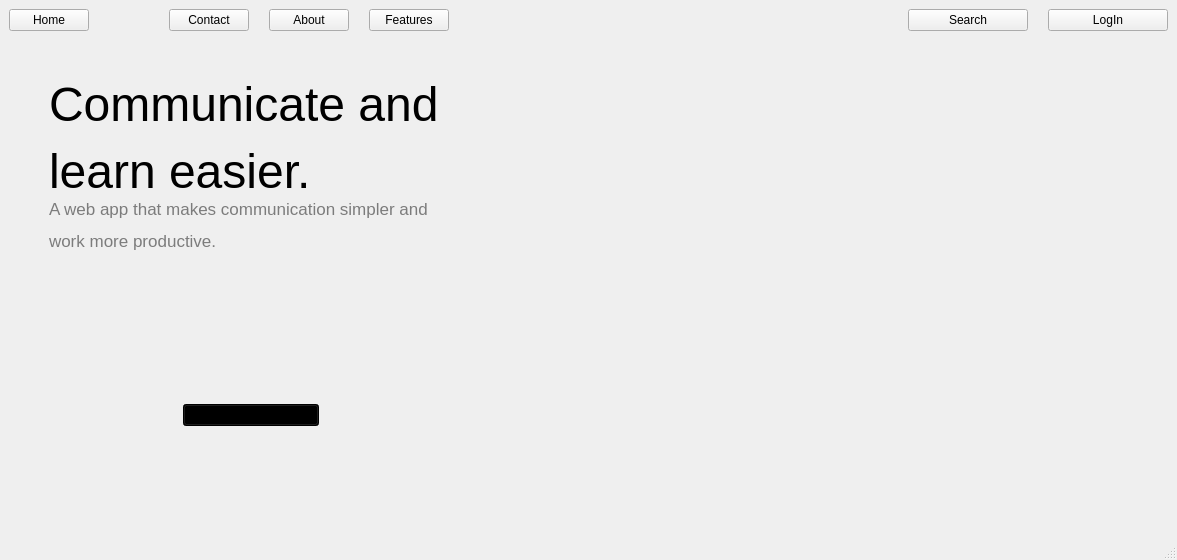
<?xml version="1.0" encoding="UTF-8"?>
<ui version="4.0">
 <class>MainWindow</class>
 <widget class="QMainWindow" name="MainWindow">
  <property name="enabled">
   <bool>true</bool>
  </property>
  <property name="geometry">
   <rect>
    <x>0</x>
    <y>0</y>
    <width>1177</width>
    <height>560</height>
   </rect>
  </property>
  <property name="windowTitle">
   <string>MainWindow</string>
  </property>
  <property name="tabShape">
   <enum>QTabWidget::Rounded</enum>
  </property>
  <widget class="QWidget" name="centralwidget">
   <property name="sizePolicy">
    <sizepolicy hsizetype="Fixed" vsizetype="Preferred">
     <horstretch>0</horstretch>
     <verstretch>0</verstretch>
    </sizepolicy>
   </property>
   <layout class="QVBoxLayout" name="verticalLayout">
    <item>
     <layout class="QHBoxLayout" name="horizontalLayout_3" stretch="0,0,15,5">
      <property name="spacing">
       <number>0</number>
      </property>
      <property name="rightMargin">
       <number>0</number>
      </property>
      <item>
       <widget class="QPushButton" name="button_home">
        <property name="text">
         <string>Home</string>
        </property>
       </widget>
      </item>
      <item>
       <spacer name="horizontalSpacer_7">
        <property name="orientation">
         <enum>Qt::Horizontal</enum>
        </property>
        <property name="sizeType">
         <enum>QSizePolicy::Fixed</enum>
        </property>
        <property name="sizeHint" stdset="0">
         <size>
          <width>40</width>
          <height>20</height>
         </size>
        </property>
       </spacer>
      </item>
      <item>
       <layout class="QHBoxLayout" name="horizontalLayout" stretch="0,0,0,0,0">
        <property name="spacing">
         <number>20</number>
        </property>
        <property name="leftMargin">
         <number>0</number>
        </property>
        <property name="rightMargin">
         <number>0</number>
        </property>
        <item>
         <spacer name="horizontalSpacer_8">
          <property name="orientation">
           <enum>Qt::Horizontal</enum>
          </property>
          <property name="sizeType">
           <enum>QSizePolicy::Fixed</enum>
          </property>
          <property name="sizeHint" stdset="0">
           <size>
            <width>40</width>
            <height>20</height>
           </size>
          </property>
         </spacer>
        </item>
        <item>
         <widget class="QPushButton" name="button_contact">
          <property name="sizePolicy">
           <sizepolicy hsizetype="Fixed" vsizetype="Fixed">
            <horstretch>0</horstretch>
            <verstretch>0</verstretch>
           </sizepolicy>
          </property>
          <property name="text">
           <string>Contact</string>
          </property>
         </widget>
        </item>
        <item>
         <widget class="QPushButton" name="button_about">
          <property name="sizePolicy">
           <sizepolicy hsizetype="Fixed" vsizetype="Fixed">
            <horstretch>0</horstretch>
            <verstretch>0</verstretch>
           </sizepolicy>
          </property>
          <property name="text">
           <string>About</string>
          </property>
         </widget>
        </item>
        <item>
         <widget class="QPushButton" name="button_features">
          <property name="sizePolicy">
           <sizepolicy hsizetype="Fixed" vsizetype="Fixed">
            <horstretch>0</horstretch>
            <verstretch>0</verstretch>
           </sizepolicy>
          </property>
          <property name="text">
           <string>Features</string>
          </property>
         </widget>
        </item>
        <item>
         <spacer name="horizontalSpacer_6">
          <property name="orientation">
           <enum>Qt::Horizontal</enum>
          </property>
          <property name="sizeType">
           <enum>QSizePolicy::MinimumExpanding</enum>
          </property>
          <property name="sizeHint" stdset="0">
           <size>
            <width>40</width>
            <height>20</height>
           </size>
          </property>
         </spacer>
        </item>
       </layout>
      </item>
      <item>
       <layout class="QHBoxLayout" name="horizontalLayout_2">
        <property name="spacing">
         <number>20</number>
        </property>
        <item>
         <widget class="QPushButton" name="button_search">
          <property name="text">
           <string>Search</string>
          </property>
         </widget>
        </item>
        <item>
         <widget class="QPushButton" name="button_log_in">
          <property name="text">
           <string>LogIn</string>
          </property>
         </widget>
        </item>
       </layout>
      </item>
     </layout>
    </item>
    <item>
     <layout class="QGridLayout" name="gridLayout" rowstretch="0,0,0,0,0,0">
      <property name="horizontalSpacing">
       <number>20</number>
      </property>
      <property name="verticalSpacing">
       <number>0</number>
      </property>
      <item row="1" column="1" colspan="3">
       <widget class="QLabel" name="label_main_text">
        <property name="sizePolicy">
         <sizepolicy hsizetype="Preferred" vsizetype="Preferred">
          <horstretch>0</horstretch>
          <verstretch>0</verstretch>
         </sizepolicy>
        </property>
        <property name="font">
         <font>
          <pointsize>36</pointsize>
          <weight>50</weight>
          <italic>false</italic>
          <bold>false</bold>
         </font>
        </property>
        <property name="text">
         <string>&lt;html&gt;&lt;head/&gt;&lt;body&gt;&lt;p&gt;Communicate and &lt;/p&gt;&lt;p&gt;learn easier.&lt;/p&gt;&lt;/body&gt;&lt;/html&gt;</string>
        </property>
        <property name="scaledContents">
         <bool>false</bool>
        </property>
        <property name="alignment">
         <set>Qt::AlignLeading|Qt::AlignLeft|Qt::AlignTop</set>
        </property>
       </widget>
      </item>
      <item row="4" column="4">
       <spacer name="horizontalSpacer_4">
        <property name="orientation">
         <enum>Qt::Horizontal</enum>
        </property>
        <property name="sizeHint" stdset="0">
         <size>
          <width>40</width>
          <height>20</height>
         </size>
        </property>
       </spacer>
      </item>
      <item row="2" column="1" colspan="3">
       <widget class="QLabel" name="label_description">
        <property name="palette">
         <palette>
          <active>
           <colorrole role="WindowText">
            <brush brushstyle="SolidPattern">
             <color alpha="255">
              <red>124</red>
              <green>124</green>
              <blue>124</blue>
             </color>
            </brush>
           </colorrole>
           <colorrole role="Text">
            <brush brushstyle="SolidPattern">
             <color alpha="255">
              <red>0</red>
              <green>0</green>
              <blue>0</blue>
             </color>
            </brush>
           </colorrole>
           <colorrole role="PlaceholderText">
            <brush brushstyle="SolidPattern">
             <color alpha="128">
              <red>0</red>
              <green>0</green>
              <blue>0</blue>
             </color>
            </brush>
           </colorrole>
          </active>
          <inactive>
           <colorrole role="WindowText">
            <brush brushstyle="SolidPattern">
             <color alpha="255">
              <red>124</red>
              <green>124</green>
              <blue>124</blue>
             </color>
            </brush>
           </colorrole>
           <colorrole role="Text">
            <brush brushstyle="SolidPattern">
             <color alpha="255">
              <red>0</red>
              <green>0</green>
              <blue>0</blue>
             </color>
            </brush>
           </colorrole>
           <colorrole role="PlaceholderText">
            <brush brushstyle="SolidPattern">
             <color alpha="128">
              <red>0</red>
              <green>0</green>
              <blue>0</blue>
             </color>
            </brush>
           </colorrole>
          </inactive>
          <disabled>
           <colorrole role="WindowText">
            <brush brushstyle="SolidPattern">
             <color alpha="255">
              <red>120</red>
              <green>120</green>
              <blue>120</blue>
             </color>
            </brush>
           </colorrole>
           <colorrole role="Text">
            <brush brushstyle="SolidPattern">
             <color alpha="255">
              <red>120</red>
              <green>120</green>
              <blue>120</blue>
             </color>
            </brush>
           </colorrole>
           <colorrole role="PlaceholderText">
            <brush brushstyle="SolidPattern">
             <color alpha="128">
              <red>0</red>
              <green>0</green>
              <blue>0</blue>
             </color>
            </brush>
           </colorrole>
          </disabled>
         </palette>
        </property>
        <property name="font">
         <font>
          <pointsize>13</pointsize>
         </font>
        </property>
        <property name="text">
         <string>&lt;html&gt;&lt;head/&gt;&lt;body&gt;&lt;p&gt;A web app that makes communication simpler and&lt;/p&gt;&lt;p&gt;work more productive.&lt;/p&gt;&lt;/body&gt;&lt;/html&gt;</string>
        </property>
        <property name="alignment">
         <set>Qt::AlignLeading|Qt::AlignLeft|Qt::AlignTop</set>
        </property>
       </widget>
      </item>
      <item row="4" column="2">
       <widget class="QPushButton" name="button_create_account">
        <property name="sizePolicy">
         <sizepolicy hsizetype="Fixed" vsizetype="Fixed">
          <horstretch>0</horstretch>
          <verstretch>0</verstretch>
         </sizepolicy>
        </property>
        <property name="palette">
         <palette>
          <active>
           <colorrole role="WindowText">
            <brush brushstyle="SolidPattern">
             <color alpha="255">
              <red>0</red>
              <green>0</green>
              <blue>0</blue>
             </color>
            </brush>
           </colorrole>
           <colorrole role="Button">
            <brush brushstyle="SolidPattern">
             <color alpha="255">
              <red>0</red>
              <green>0</green>
              <blue>0</blue>
             </color>
            </brush>
           </colorrole>
           <colorrole role="Light">
            <brush brushstyle="SolidPattern">
             <color alpha="255">
              <red>0</red>
              <green>0</green>
              <blue>0</blue>
             </color>
            </brush>
           </colorrole>
           <colorrole role="Midlight">
            <brush brushstyle="SolidPattern">
             <color alpha="255">
              <red>0</red>
              <green>0</green>
              <blue>0</blue>
             </color>
            </brush>
           </colorrole>
           <colorrole role="Dark">
            <brush brushstyle="SolidPattern">
             <color alpha="255">
              <red>0</red>
              <green>0</green>
              <blue>0</blue>
             </color>
            </brush>
           </colorrole>
           <colorrole role="Mid">
            <brush brushstyle="SolidPattern">
             <color alpha="255">
              <red>0</red>
              <green>0</green>
              <blue>0</blue>
             </color>
            </brush>
           </colorrole>
           <colorrole role="Text">
            <brush brushstyle="SolidPattern">
             <color alpha="255">
              <red>0</red>
              <green>0</green>
              <blue>0</blue>
             </color>
            </brush>
           </colorrole>
           <colorrole role="BrightText">
            <brush brushstyle="SolidPattern">
             <color alpha="255">
              <red>0</red>
              <green>0</green>
              <blue>0</blue>
             </color>
            </brush>
           </colorrole>
           <colorrole role="ButtonText">
            <brush brushstyle="SolidPattern">
             <color alpha="255">
              <red>0</red>
              <green>0</green>
              <blue>0</blue>
             </color>
            </brush>
           </colorrole>
           <colorrole role="Base">
            <brush brushstyle="SolidPattern">
             <color alpha="255">
              <red>0</red>
              <green>0</green>
              <blue>0</blue>
             </color>
            </brush>
           </colorrole>
           <colorrole role="Window">
            <brush brushstyle="SolidPattern">
             <color alpha="255">
              <red>0</red>
              <green>0</green>
              <blue>0</blue>
             </color>
            </brush>
           </colorrole>
           <colorrole role="Shadow">
            <brush brushstyle="SolidPattern">
             <color alpha="255">
              <red>0</red>
              <green>0</green>
              <blue>0</blue>
             </color>
            </brush>
           </colorrole>
           <colorrole role="AlternateBase">
            <brush brushstyle="SolidPattern">
             <color alpha="255">
              <red>0</red>
              <green>0</green>
              <blue>0</blue>
             </color>
            </brush>
           </colorrole>
           <colorrole role="ToolTipBase">
            <brush brushstyle="SolidPattern">
             <color alpha="255">
              <red>255</red>
              <green>255</green>
              <blue>220</blue>
             </color>
            </brush>
           </colorrole>
           <colorrole role="ToolTipText">
            <brush brushstyle="SolidPattern">
             <color alpha="255">
              <red>0</red>
              <green>0</green>
              <blue>0</blue>
             </color>
            </brush>
           </colorrole>
           <colorrole role="PlaceholderText">
            <brush brushstyle="SolidPattern">
             <color alpha="128">
              <red>0</red>
              <green>0</green>
              <blue>0</blue>
             </color>
            </brush>
           </colorrole>
          </active>
          <inactive>
           <colorrole role="WindowText">
            <brush brushstyle="SolidPattern">
             <color alpha="255">
              <red>0</red>
              <green>0</green>
              <blue>0</blue>
             </color>
            </brush>
           </colorrole>
           <colorrole role="Button">
            <brush brushstyle="SolidPattern">
             <color alpha="255">
              <red>0</red>
              <green>0</green>
              <blue>0</blue>
             </color>
            </brush>
           </colorrole>
           <colorrole role="Light">
            <brush brushstyle="SolidPattern">
             <color alpha="255">
              <red>0</red>
              <green>0</green>
              <blue>0</blue>
             </color>
            </brush>
           </colorrole>
           <colorrole role="Midlight">
            <brush brushstyle="SolidPattern">
             <color alpha="255">
              <red>0</red>
              <green>0</green>
              <blue>0</blue>
             </color>
            </brush>
           </colorrole>
           <colorrole role="Dark">
            <brush brushstyle="SolidPattern">
             <color alpha="255">
              <red>0</red>
              <green>0</green>
              <blue>0</blue>
             </color>
            </brush>
           </colorrole>
           <colorrole role="Mid">
            <brush brushstyle="SolidPattern">
             <color alpha="255">
              <red>0</red>
              <green>0</green>
              <blue>0</blue>
             </color>
            </brush>
           </colorrole>
           <colorrole role="Text">
            <brush brushstyle="SolidPattern">
             <color alpha="255">
              <red>0</red>
              <green>0</green>
              <blue>0</blue>
             </color>
            </brush>
           </colorrole>
           <colorrole role="BrightText">
            <brush brushstyle="SolidPattern">
             <color alpha="255">
              <red>0</red>
              <green>0</green>
              <blue>0</blue>
             </color>
            </brush>
           </colorrole>
           <colorrole role="ButtonText">
            <brush brushstyle="SolidPattern">
             <color alpha="255">
              <red>0</red>
              <green>0</green>
              <blue>0</blue>
             </color>
            </brush>
           </colorrole>
           <colorrole role="Base">
            <brush brushstyle="SolidPattern">
             <color alpha="255">
              <red>0</red>
              <green>0</green>
              <blue>0</blue>
             </color>
            </brush>
           </colorrole>
           <colorrole role="Window">
            <brush brushstyle="SolidPattern">
             <color alpha="255">
              <red>0</red>
              <green>0</green>
              <blue>0</blue>
             </color>
            </brush>
           </colorrole>
           <colorrole role="Shadow">
            <brush brushstyle="SolidPattern">
             <color alpha="255">
              <red>0</red>
              <green>0</green>
              <blue>0</blue>
             </color>
            </brush>
           </colorrole>
           <colorrole role="AlternateBase">
            <brush brushstyle="SolidPattern">
             <color alpha="255">
              <red>0</red>
              <green>0</green>
              <blue>0</blue>
             </color>
            </brush>
           </colorrole>
           <colorrole role="ToolTipBase">
            <brush brushstyle="SolidPattern">
             <color alpha="255">
              <red>255</red>
              <green>255</green>
              <blue>220</blue>
             </color>
            </brush>
           </colorrole>
           <colorrole role="ToolTipText">
            <brush brushstyle="SolidPattern">
             <color alpha="255">
              <red>0</red>
              <green>0</green>
              <blue>0</blue>
             </color>
            </brush>
           </colorrole>
           <colorrole role="PlaceholderText">
            <brush brushstyle="SolidPattern">
             <color alpha="128">
              <red>0</red>
              <green>0</green>
              <blue>0</blue>
             </color>
            </brush>
           </colorrole>
          </inactive>
          <disabled>
           <colorrole role="WindowText">
            <brush brushstyle="SolidPattern">
             <color alpha="255">
              <red>0</red>
              <green>0</green>
              <blue>0</blue>
             </color>
            </brush>
           </colorrole>
           <colorrole role="Button">
            <brush brushstyle="SolidPattern">
             <color alpha="255">
              <red>0</red>
              <green>0</green>
              <blue>0</blue>
             </color>
            </brush>
           </colorrole>
           <colorrole role="Light">
            <brush brushstyle="SolidPattern">
             <color alpha="255">
              <red>0</red>
              <green>0</green>
              <blue>0</blue>
             </color>
            </brush>
           </colorrole>
           <colorrole role="Midlight">
            <brush brushstyle="SolidPattern">
             <color alpha="255">
              <red>0</red>
              <green>0</green>
              <blue>0</blue>
             </color>
            </brush>
           </colorrole>
           <colorrole role="Dark">
            <brush brushstyle="SolidPattern">
             <color alpha="255">
              <red>0</red>
              <green>0</green>
              <blue>0</blue>
             </color>
            </brush>
           </colorrole>
           <colorrole role="Mid">
            <brush brushstyle="SolidPattern">
             <color alpha="255">
              <red>0</red>
              <green>0</green>
              <blue>0</blue>
             </color>
            </brush>
           </colorrole>
           <colorrole role="Text">
            <brush brushstyle="SolidPattern">
             <color alpha="255">
              <red>0</red>
              <green>0</green>
              <blue>0</blue>
             </color>
            </brush>
           </colorrole>
           <colorrole role="BrightText">
            <brush brushstyle="SolidPattern">
             <color alpha="255">
              <red>0</red>
              <green>0</green>
              <blue>0</blue>
             </color>
            </brush>
           </colorrole>
           <colorrole role="ButtonText">
            <brush brushstyle="SolidPattern">
             <color alpha="255">
              <red>0</red>
              <green>0</green>
              <blue>0</blue>
             </color>
            </brush>
           </colorrole>
           <colorrole role="Base">
            <brush brushstyle="SolidPattern">
             <color alpha="255">
              <red>0</red>
              <green>0</green>
              <blue>0</blue>
             </color>
            </brush>
           </colorrole>
           <colorrole role="Window">
            <brush brushstyle="SolidPattern">
             <color alpha="255">
              <red>0</red>
              <green>0</green>
              <blue>0</blue>
             </color>
            </brush>
           </colorrole>
           <colorrole role="Shadow">
            <brush brushstyle="SolidPattern">
             <color alpha="255">
              <red>0</red>
              <green>0</green>
              <blue>0</blue>
             </color>
            </brush>
           </colorrole>
           <colorrole role="AlternateBase">
            <brush brushstyle="SolidPattern">
             <color alpha="255">
              <red>0</red>
              <green>0</green>
              <blue>0</blue>
             </color>
            </brush>
           </colorrole>
           <colorrole role="ToolTipBase">
            <brush brushstyle="SolidPattern">
             <color alpha="255">
              <red>255</red>
              <green>255</green>
              <blue>220</blue>
             </color>
            </brush>
           </colorrole>
           <colorrole role="ToolTipText">
            <brush brushstyle="SolidPattern">
             <color alpha="255">
              <red>0</red>
              <green>0</green>
              <blue>0</blue>
             </color>
            </brush>
           </colorrole>
           <colorrole role="PlaceholderText">
            <brush brushstyle="SolidPattern">
             <color alpha="128">
              <red>255</red>
              <green>255</green>
              <blue>255</blue>
             </color>
            </brush>
           </colorrole>
          </disabled>
         </palette>
        </property>
        <property name="autoFillBackground">
         <bool>false</bool>
        </property>
        <property name="text">
         <string>Create a FREE account</string>
        </property>
       </widget>
      </item>
      <item row="5" column="2">
       <spacer name="verticalSpacer">
        <property name="orientation">
         <enum>Qt::Vertical</enum>
        </property>
        <property name="sizeType">
         <enum>QSizePolicy::MinimumExpanding</enum>
        </property>
        <property name="sizeHint" stdset="0">
         <size>
          <width>20</width>
          <height>40</height>
         </size>
        </property>
       </spacer>
      </item>
      <item row="1" column="5" rowspan="5">
       <widget class="QLabel" name="label_image">
        <property name="sizePolicy">
         <sizepolicy hsizetype="Ignored" vsizetype="Ignored">
          <horstretch>200</horstretch>
          <verstretch>200</verstretch>
         </sizepolicy>
        </property>
        <property name="maximumSize">
         <size>
          <width>16777215</width>
          <height>16777215</height>
         </size>
        </property>
        <property name="text">
         <string/>
        </property>
        <property name="pixmap">
         <pixmap>example_photo.jpg</pixmap>
        </property>
        <property name="scaledContents">
         <bool>true</bool>
        </property>
        <property name="alignment">
         <set>Qt::AlignCenter</set>
        </property>
       </widget>
      </item>
      <item row="1" column="0">
       <spacer name="horizontalSpacer_3">
        <property name="orientation">
         <enum>Qt::Horizontal</enum>
        </property>
        <property name="sizeHint" stdset="0">
         <size>
          <width>40</width>
          <height>20</height>
         </size>
        </property>
       </spacer>
      </item>
      <item row="1" column="6">
       <spacer name="horizontalSpacer_5">
        <property name="orientation">
         <enum>Qt::Horizontal</enum>
        </property>
        <property name="sizeHint" stdset="0">
         <size>
          <width>40</width>
          <height>20</height>
         </size>
        </property>
       </spacer>
      </item>
      <item row="3" column="2">
       <spacer name="verticalSpacer_2">
        <property name="orientation">
         <enum>Qt::Vertical</enum>
        </property>
        <property name="sizeType">
         <enum>QSizePolicy::MinimumExpanding</enum>
        </property>
        <property name="sizeHint" stdset="0">
         <size>
          <width>20</width>
          <height>40</height>
         </size>
        </property>
       </spacer>
      </item>
      <item row="4" column="1">
       <spacer name="horizontalSpacer">
        <property name="orientation">
         <enum>Qt::Horizontal</enum>
        </property>
        <property name="sizeType">
         <enum>QSizePolicy::Expanding</enum>
        </property>
        <property name="sizeHint" stdset="0">
         <size>
          <width>40</width>
          <height>20</height>
         </size>
        </property>
       </spacer>
      </item>
      <item row="0" column="1">
       <spacer name="verticalSpacer_3">
        <property name="orientation">
         <enum>Qt::Vertical</enum>
        </property>
        <property name="sizeType">
         <enum>QSizePolicy::Preferred</enum>
        </property>
        <property name="sizeHint" stdset="0">
         <size>
          <width>20</width>
          <height>40</height>
         </size>
        </property>
       </spacer>
      </item>
      <item row="4" column="3">
       <spacer name="horizontalSpacer_2">
        <property name="orientation">
         <enum>Qt::Horizontal</enum>
        </property>
        <property name="sizeHint" stdset="0">
         <size>
          <width>40</width>
          <height>20</height>
         </size>
        </property>
       </spacer>
      </item>
     </layout>
    </item>
   </layout>
  </widget>
  <widget class="QMenuBar" name="menubar">
   <property name="geometry">
    <rect>
     <x>0</x>
     <y>0</y>
     <width>1177</width>
     <height>21</height>
    </rect>
   </property>
  </widget>
  <widget class="QStatusBar" name="statusbar"/>
 </widget>
 <resources/>
 <connections/>
</ui>
